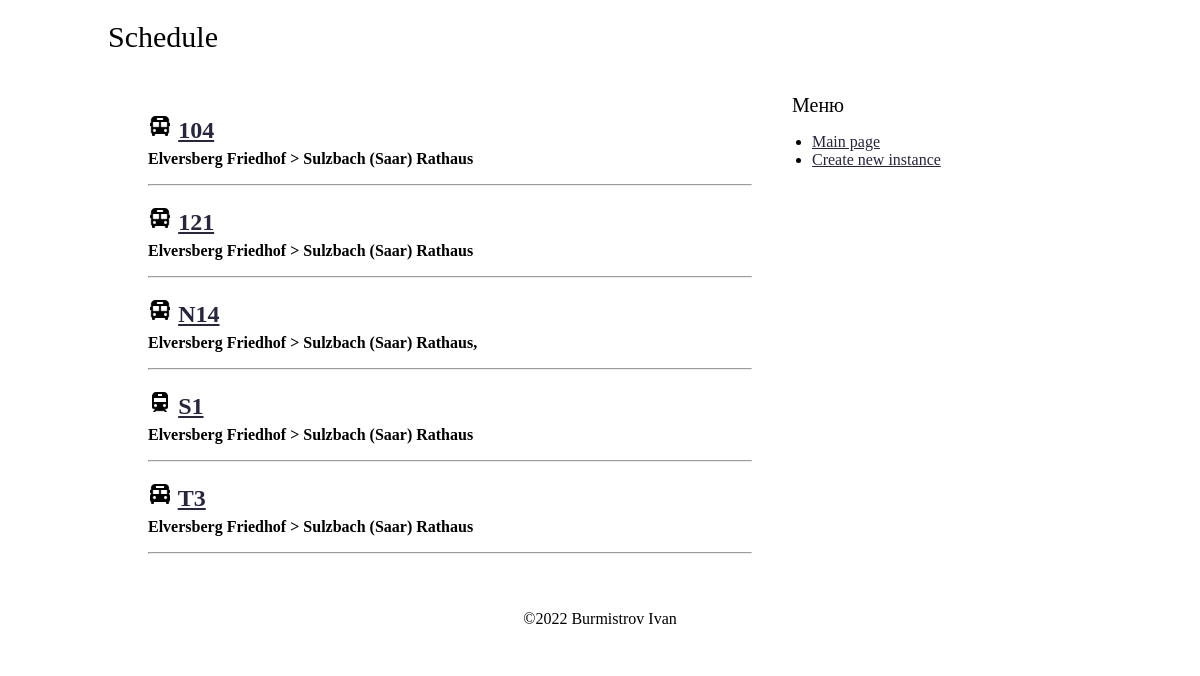
The page / on the database its author committed.
### tables this page shows
CREATE TABLE `main` (
  `id` varchar(15) NOT NULL,
  `name` varchar(15) DEFAULT NULL,
  `stops` text NOT NULL
);

### src/Fahrplan/Controllers/MainController.php (called while the page is built, shortened)
<?php
class MainController
{
    private $view;
    public function __construct()
    {
        $this->view = new View(__DIR__ . '/../../../templates');
    }
    public function main()
    {
        $transports = Transport::findAll();
        $this->view->renderHtml('main/main.php', ['transports' => $transports]);
    }
}

### www/index.php (called while the page is built, shortened)
<?php
$route = $_GET['route'] ?? '';
$routes = require __DIR__ . '/../src/routes.php';
foreach ($routes as $pattern => $controllerAndAction) {
    preg_match($pattern, $route, $matches);
    if (!empty($matches)) {
        break;
    }
}
unset($matches[0]);
$actionName = $controllerAndAction[1];
$controller = new $controllerName();
$controller->$actionName(...$matches);

### src/settings.php (called while the page is built)
<?php
return [
    'db' => [
        'host' => '127.0.0.1',
        'dbname' => 'mysql',
        'user' => 'root',
        'password' => '',
    ]
];

### src/Fahrplan/Services/Db.php (called while the page is built, shortened)
<?php
class Db
{
    private static $instance;
    private $pdo;
    private function __construct()
    {
        $dbOptions = (require __DIR__ . '/../../settings.php')['db'];
        $this->pdo = new \PDO(
            'mysql:host=' . $dbOptions['host'] . ';dbname=' . $dbOptions['dbname'],
            $dbOptions['user'],
            $dbOptions['password']
        );
        $this->pdo->exec('SET NAMES UTF8');
    }
    public function query(string $sql, array $params = [], string $className = 'stdClass'): ?array
    {
        $sth = $this->pdo->prepare($sql);
        $result = $sth->execute($params);
        return $sth->fetchAll(\PDO::FETCH_CLASS, $className);
    }
    public static function getInstance(): self
    {
        if (self::$instance === null) {
            self::$instance = new self();
        }
        return self::$instance;
    }
}

### src/Fahrplan/Models/ActiveRecordEntity.php (called while the page is built, shortened)
<?php
abstract class ActiveRecordEntity
{
    public $id;
    public function getId(): string
    {
        return $this->id;
    }
    public static function findAll(): array
    {
        $db = $db = Db::getInstance();
        return $db->query('SELECT * FROM `' . static::getTableName() . '`;', [], static::class);
    }
}

### src/Fahrplan/Models/Transport/Transport.php (called while the page is built, shortened)
<?php
class Transport extends ActiveRecordEntity
{
    protected $name;
    protected $stops;
    public function getName(): string
    {
        return $this->name;
    }
    public function getText(): string
    {
        return $this->stops;
    }
    protected static function getTableName(): string
    {
        return 'main';
    }
}

### templates/main/main.php (the view, shortened to what this page needs)
<?php include __DIR__ . '/../header.php'; ?>
<ul id="menu" class="list">
    <?php foreach ($transports as $transport): ?>
        <li class="li-trip-title">
            <h2 class="transport-number"><img style="width: 4%" src="<?= "/www/img/" . $transport->GetName() . "-img.png" ?>"/>
                <a <a href="/www/routes/<?= $transport->GetId() ?>"><?= $transport->GetId() ?></a>
            </h2>
            <p class="trip"><strong>
                    <?= json_decode($transport->GetText(), true)[0] . ' > ' .
                    json_decode($transport->GetText(), true)[count((array)json_decode($transport->GetText()))-1] ?>
                </strong></p>
        </li>
        <hr>
    <?php endforeach; ?>
</ul>
<?php include __DIR__ . '/../footer.php'; ?>

### templates/header.php (shortened to what this page needs)
<!DOCTYPE html>
<html lang="ru">
<head>
    <link rel="stylesheet" href="/www/styles.css">
</head>
<body>
<table class="layout">
    <tr>
        <td colspan="2" class="header">
            Schedule
        </td>
    </tr>
    <tr>
        <td>

### templates/footer.php
</td>
<td width="300px" class="sidebar">
    <div class="sidebarHeader">Меню</div>
    <ul>
        <li><a href="/www">Main page</a></li>
        <li><a href="/www/add">Create new instance</a></li>
    </ul>
</td>
</tr>
<tr>
    <td class="footer" colspan="2">&copy;2022 Burmistrov Ivan</td>
</tr>
</table>
</body>
</html>

### src/Fahrplan/View/View.php (shortened to what this page needs)
<?php
class View
{
    private $templatesPath;
    public function __construct(string $templatesPath)
    {
        $this->templatesPath = $templatesPath;
    }
    public function renderHtml(string $templateName, array $vars = [], int $code = 200)
    {
        extract($vars);
        include $this->templatesPath . '/' . $templateName;
        $buffer = ob_get_contents();
        echo $buffer;
    }
}

### www/styles.css (style rules this page uses)
* { font-family: "Calibri", serif; }
body { padding: 0; margin: 0; }
.layout { width: 100%; max-width: 1024px; margin: auto; background-color: white; border-collapse: collapse; }
.layout tr td { padding: 20px; vertical-align: top; }
.header { font-size: 30px; }
.footer { text-align: center; }
.sidebarHeader { font-size: 20px; }
.sidebar ul { padding-left: 20px; }
a, a:visited { color: #27263d; }
.li-trip-title { cursor: pointer; list-style: none; }
h2.transport-number { margin-bottom: 0; }
p.trip { margin-top: 1%; }

### rows shown on the page
main: id "104", stops "Elversberg Friedhof", stops "Sulzbach (Saar) Rathaus"
main: id "121", stops "Elversberg Friedhof", stops "Sulzbach (Saar) Rathaus"
main: id "N14", stops "Elversberg Friedhof", stops "Sulzbach (Saar) Rathaus,"
main: name (picture), id "S1", stops "Elversberg Friedhof", stops "Sulzbach (Saar) Rathaus"
main: name (picture), id "T3", stops "Elversberg Friedhof", stops "Sulzbach (Saar) Rathaus"
